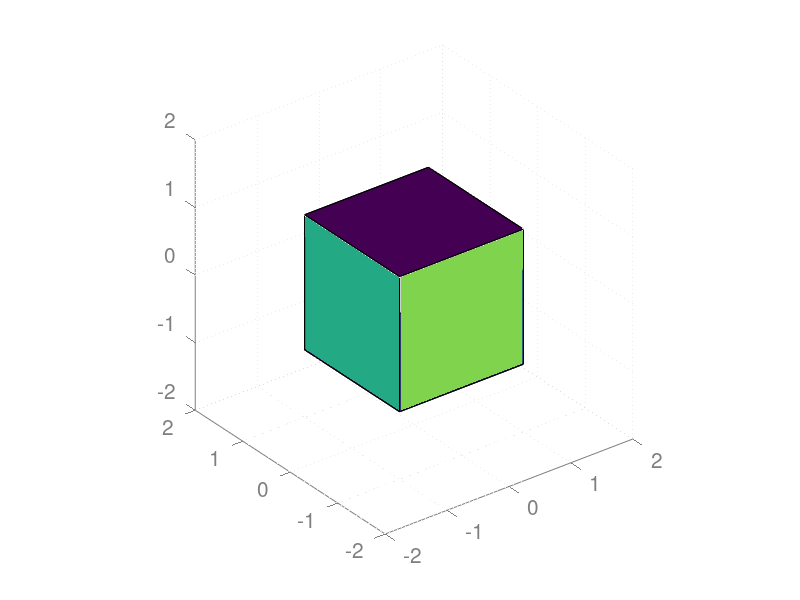

Here is the MATLAB script that generated this plot: (Note: this script raises an error after producing the figure.)
function h = Cubeplot2(M)

if nargin<1
    M = [ -1  -1 1;   %Node 1
        -1   1 1;   %Node 2
        1   1 1;   %Node 3
        1  -1 1;   %Node 4
        -1  -1 -1;  %Node 5
        -1   1 -1;  %Node 6
        1   1 -1;  %Node 7
        1  -1 -1]; %Node 8
end
x1 = M(:,1);
y1 = M(:,2);
z1 = M(:,3);

%    trisurf(tri,M(:,1),M(:,2),M(:,3), )

con = [1 2 3 4;
    5 6 7 8;
    4 3 7 8;
    1 2 6 5;
    1 4 8 5;
    2 3 7 6]';

x = reshape(x1(con(:)),[4,6]);
y = reshape(y1(con(:)),[4,6]);
z = reshape(z1(con(:)),[4,6]);

c = 1/255*[255 0 0;
    255 171 0;
    0 170 0;
    0 170 255;
    255 255 255;
    255 255 0];

%Create axes

axes1 = axes('YMinorGrid','off','YGrid','on',...
    'XMinorGrid','off','XGrid','on',...
    'ZMinorGrid','off','ZGrid','on',...
    'GridLineStyle',':','MinorGridLineStyle',':',...
    'XColor',[0.5,0.5,0.5],...
    'YColor',[0.5,0.5,0.5],...
    'ZColor',[0.5,0.5,0.5],...
    'xlim', [-2,2],...
    'ylim', [-2,2],...
    'zlim', [-2,2],...
    'Projection','perspective',...
    'DataAspectRatio',[1 1 1],...
    'FontSize',15);
view(axes1,[-61.0361328125 24.8255859375]);

box(axes1,'off');
hold(axes1,'all');

h = fill3(x,y,z, 1:6);

 for q = 1:length(c)
     h(q).FaceColor = c(q,:);
 end

xlabel('$x$','Interpreter','latex');
ylabel('$y$','Interpreter','latex');
zlabel('$z$','Interpreter','latex');
drawnow limitrate;






